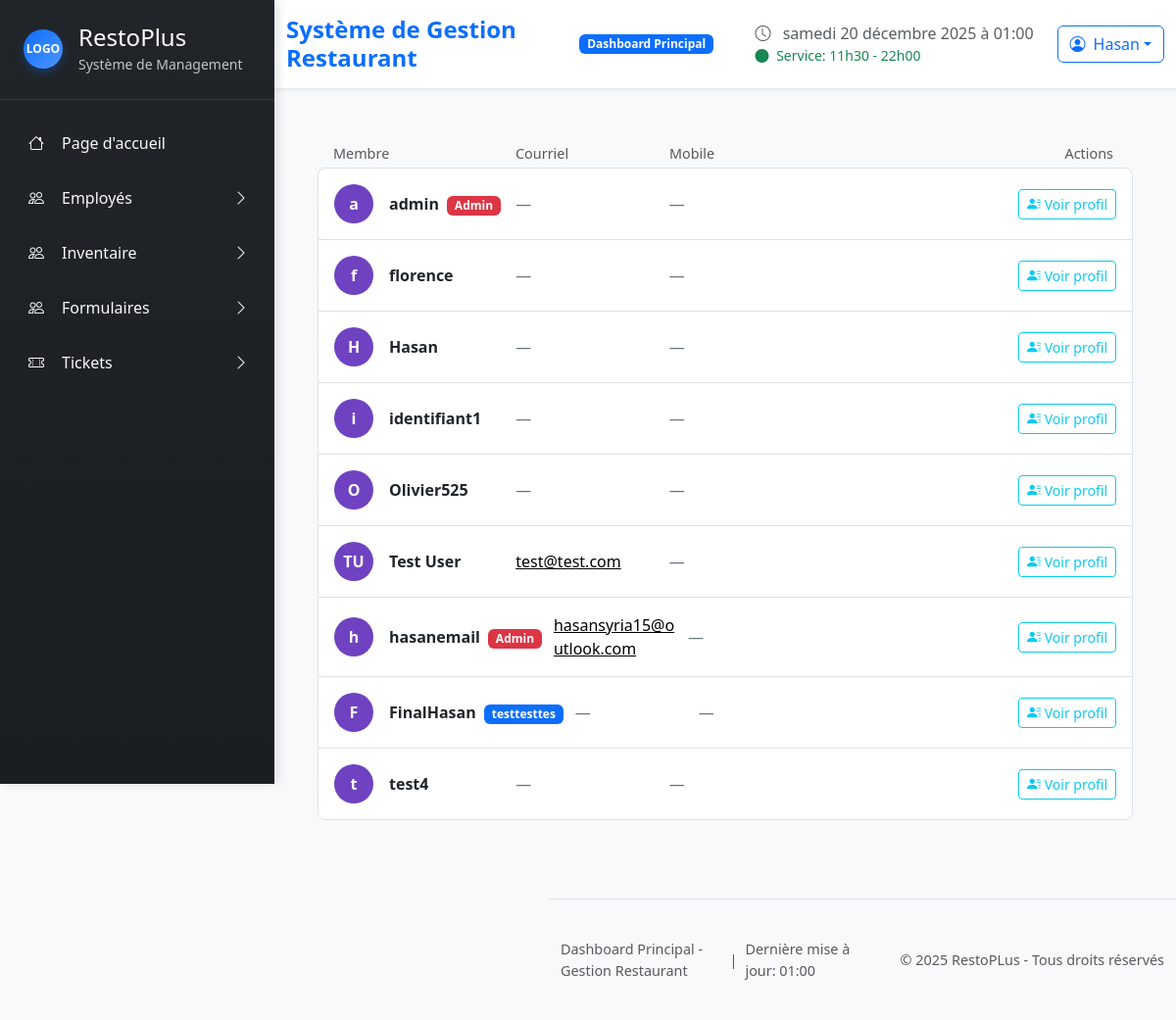
The app's page /dashboard/ (signed in) with its own data.
### restoplus/models.py (models this page shows, shortened)
class User(AbstractUser):
    @property
    def mobile_display(self):
        return self.mobile if self.mobile else '—'
    class AvailabilityStatus(models.TextChoices):
        NOT_FILLED = "not_filled", "Non remplie"
        PENDING    = "pending",    "En attente"
        FILLED     = "filled",     "Remplie"
    availability_status = models.CharField(
        max_length=20,
        choices=AvailabilityStatus.choices,
        default=AvailabilityStatus.NOT_FILLED,
        verbose_name="Statut des disponibilités"
        )
    first_name = models.CharField(max_length=150, blank=True, verbose_name="Prénom")
    last_name = models.CharField(max_length=150, blank=True, verbose_name="Nom de famille")
    poste = models.CharField(max_length=100, blank=True, verbose_name="Poste")
    mobile = models.CharField(max_length=20,blank=True,validators=[phone_validator], verbose_name="Téléphone")
    email = models.CharField(
        max_length=254,
        blank=True,
        verbose_name="Courriel",
        validators=[email_validator]
    )
    is_manager = models.BooleanField(default=False)
    role = models.ForeignKey(Role, on_delete=models.SET_NULL, null=True, blank=True)
    def has_permission(self, permission):
        if self.is_superuser:
            return True
        if not self.role:
            return False
        return getattr(self.role, permission, False)
    def can_manage_employees(self):
        if self.is_superuser:
            return True
        return self.has_permission('can_manage_users')
    def can_manage_orders(self):
        if self.is_superuser:
            return True
        return self.has_permission('can_manage_orders')
    def can_manage_schedules(self):
        if self.is_superuser or self.is_staff:
            return True
        return self.has_permission('can_manage_schedules')

class Role(models.Model):
    name = models.CharField(max_length=100, unique=True, verbose_name="Nom du rôle")
    description = models.TextField(blank=True, verbose_name="Description")
    can_manage_users = models.BooleanField(default=False, verbose_name="Peut gérer les utilisateurs")
    can_view_reports = models.BooleanField(default=False, verbose_name="Peut voir les rapports")
    can_manage_inventory = models.BooleanField(default=False, verbose_name="Peut gérer l'inventaire")
    can_manage_orders = models.BooleanField(default=False, verbose_name="Peut gérer les commandes")
    can_distribute_tasks = models.BooleanField(default=False, verbose_name="Peut distribuer des tâches à tous")
    can_manage_schedules = models.BooleanField(default=False, verbose_name="Peut créer les horaires")
    created_at = models.DateTimeField(auto_now_add=True)
    class Meta:
        verbose_name = "Rôle"
        verbose_name_plural = "Rôles"
        ordering = ['name']

### restoplus/views.py (the view)
# urls.py: path('dashboard/',views.employees_management,name="employees_management"),
@login_required
def employees_management(request):
    employes = User.objects.all()
    return render(request,"restoplus/employees_management.html",{"employes": employes})

### restoplus/templates/restoplus/employees_management.html (shortened to what this page needs)
{% extends "restoplus/base.html" %}
{% load static %}
{% block content %}
<div class="container mt-4 abcdefghijklm">
  <div class="d-none d-md-grid px-3 mb-1 employee-grid-header">
    <div>Membre</div>
    <div>Courriel</div>
    <div>Mobile</div>
    <div class="text-end pe-1">Actions</div>
  </div>
  <div class="list-group list-group-flush border rounded-3">
    {% for employe in employes %}
    <div class="list-group-item employee-row py-3"
      data-name="{{ employe.first_name }} {{ employe.last_name }} {{ employe.username }}"
      data-email="{{ employe.email }}">
      <div class="d-grid align-items-center employee-grid-row">
        <div class="d-flex align-items-center gap-3">
          <div class="rounded-circle d-flex align-items-center justify-content-center fw-bold text-white employee-avatar">
            {% if employe.first_name or employe.last_name %}
            {{ employe.first_name|first }}{{ employe.last_name|first }}
            {% else %}
            {{ employe.username|first }}
            {% endif %}
          </div>
          <div class="min-w-0">
            <div class="fw-semibold text-truncate">
              {% if employe.first_name or employe.last_name %}
              {{ employe.first_name }} {{ employe.last_name }}
              {% else %}
              {{ employe.username }}
              {% endif %}
              {% if employe.is_superuser %}
              <span class="badge bg-danger ms-1">Admin</span>
              {% elif employe.role %}
              <span class="badge bg-primary ms-1">{{ employe.role.name }}</span>
              {% endif %}
            </div>
          </div>
        </div>
        <div class="text-break">
          {% if employe.email %}
          <a href="mailto:{{ employe.email }}" class="link-body-emphasis">{{ employe.email }}</a>
          {% else %}
          <span class="text-secondary">—</span>
          {% endif %}
        </div>
        <div class="text-secondary">
          {{ employe.mobile_display }}
        </div>
        <div class="d-flex justify-content-md-end gap-2 flex-wrap">
          <a href="{% url 'employee_profile' employe.id %}"
            class="btn btn-outline-info btn-sm flex-grow-1 flex-md-grow-0">
            <i class="bi bi-person-lines-fill"></i>
            <span class="d-none d-lg-inline">Voir profil</span>
          </a>
        </div>
      </div>
    </div>
    {% empty %}
    <div class="list-group-item py-4 text-center text-secondary">
      Aucun employé trouvé.
    </div>
    {% endfor %}
  </div>
</div>
{% endblock %}

### restoplus/templates/restoplus/partials/header.html (shortened to what this page needs)
{% load static %}
<header class="main-header bg-white shadow-sm sticky-top">
  <div class="container-fluid">
    <div class="row align-items-center py-3">
      <div class="col-md-6">
        <div class="d-flex align-items-center">
          <h1 class="h4 mb-0 text-primary fw-bold">
            Système de Gestion Restaurant
          </h1>
          <span
            class="badge bg-primary ms-3 animate__animated animate__pulse animate__infinite"
            >Dashboard Principal</span
          >
        </div>
      </div>
      <div class="col-md-6">
        <div class="d-flex justify-content-end align-items-center">
          <div class="me-4">
            <i class="bi bi-clock text-muted me-2"></i>
            <span class="text-muted" id="current-time"></span>
            <div class="small text-success">
              <i class="bi bi-circle-fill me-1"></i>
              Service: 11h30 - 22h00
            </div>
          </div>
          <div class="dropdown">
            <button
              class="btn btn-outline-primary dropdown-toggle d-flex align-items-center"
              type="button"
              data-bs-toggle="dropdown"
            >
              <i class="bi bi-person-circle me-2"></i>
              {{ request.user.username }}
            </button>
          </div>
        </div>
      </div>
    </div>
  </div>
</header>

### records on screen
User: user.username "Hasan", username|first "H", username "Hasan", mobile_display "—"
User: username|first "a", username "admin", is_superuser "Admin", mobile_display "—"
User: username|first "f", username "florence", mobile_display "—"
User: username|first "i", username "identifiant1", mobile_display "—"
User: username|first "O", username "Olivier525", mobile_display "—"
User: first_name|first "T", last_name|first "U", first_name "Test", last_name "User", email "test@test.com", mobile_display "—"
User: username|first "h", username "hasanemail", is_superuser "Admin", email "hasansyria15@outlook.com", mobile_display "—"
User: username|first "F", username "FinalHasan", role.name "testtesttes", mobile_display "—"
User: username|first "t", username "test4", mobile_display "—"
